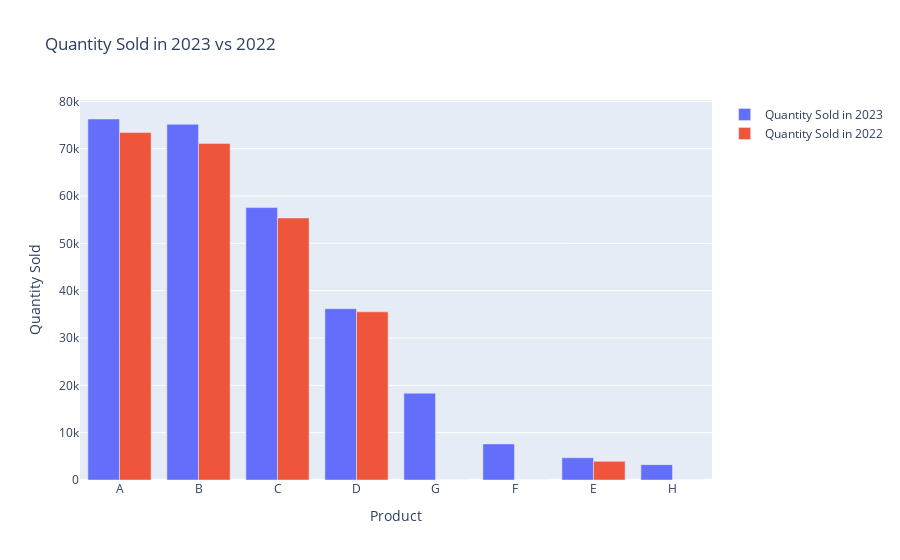

Write notebook code for a chart like this one.
### Code cell
#yearly_qty_df['norm_total_qty_2023']= (yearly_qty_df['total_qty_2023']/3242)

#yearly_qty_df['norm_total_qty_2022']= (yearly_qty_df['total_qty_2022']/3940)

fig = go.Figure()

# Add bar trace for quantity sold in 2023
fig.add_trace(go.Bar(
    x=yearly_product_qty_df['Product'],
    y=yearly_product_qty_df['total_qty_2023'],
    name='Quantity Sold in 2023'
))

# Add bar trace for quantity sold in 2022
fig.add_trace(go.Bar(
    x=yearly_product_qty_df['Product'],
    y=yearly_product_qty_df['total_qty_2022'],
    name='Quantity Sold in 2022'
))

# Update layout
fig.update_layout(
    title='Quantity Sold in 2023 vs 2022',
    xaxis_title='Product',
    yaxis_title='Quantity Sold',
    barmode='group'
)

# Show plot
fig.show()

### Figure 1 — Plotly figure (JSON) as saved in the notebook; plotly's stock layout.template omitted (floating-point values rounded to 4 significant figures)
{"data": [{"name": "Quantity Sold in 2023", "type": "bar", "x": ["A", "B", "C", "D", "G", "F", "E", "H"], "y": [76261, 75129, 57549, 36190, 18336, 7621, 4699, 3242]}, {"name": "Quantity Sold in 2022", "type": "bar", "x": ["A", "B", "C", "D", "G", "F", "E", "H"], "y": [73394, 71111, 55361, 35527, 0, 0, 3940, 0]}], "layout": {"barmode": "group", "title": {"text": "Quantity Sold in 2023 vs 2022"}, "xaxis": {"title": {"text": "Product"}}, "yaxis": {"title": {"text": "Quantity Sold"}}}}
